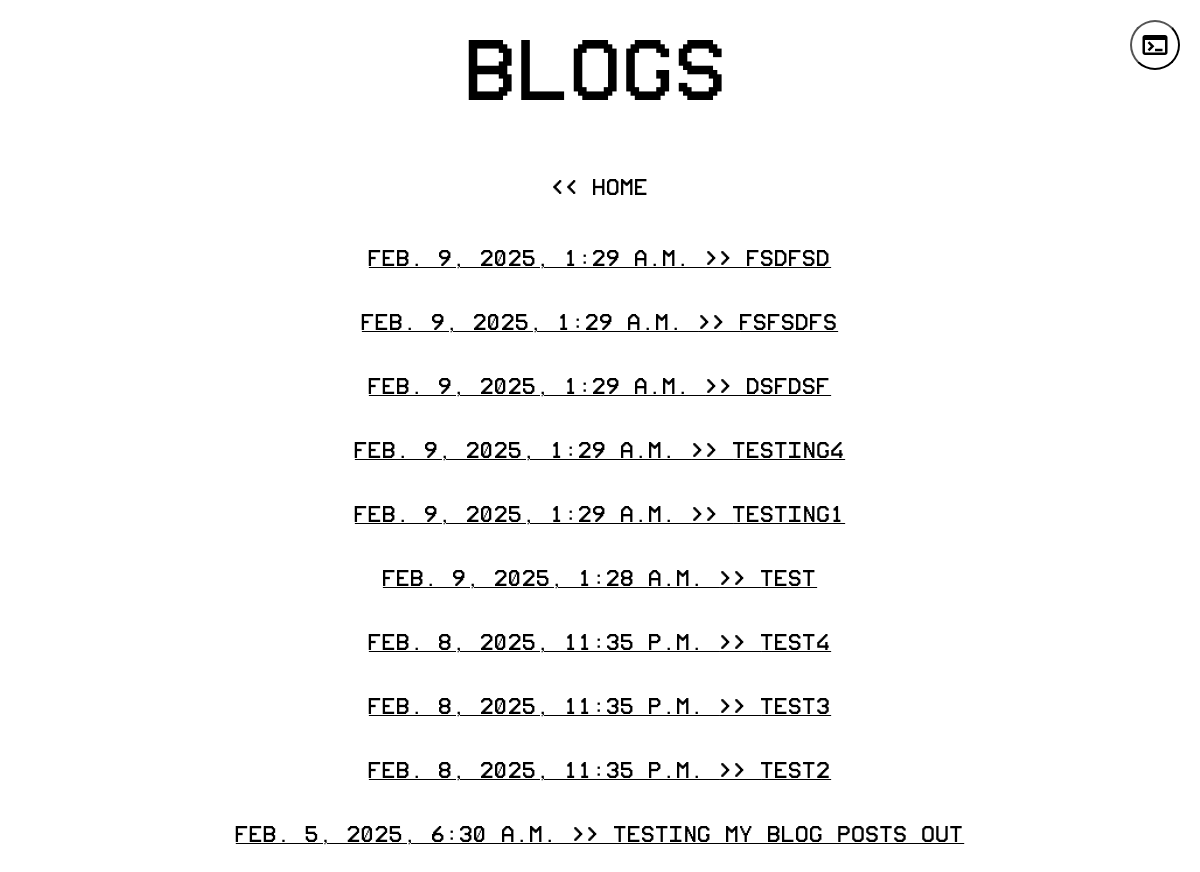
Screenshot of /blog/ with the database file from the repository.
### blog/models.py (models this page shows, shortened)
class Post(models.Model):
    title = models.CharField(max_length=250)
    slug = models.SlugField(unique=True)
    excerpt = models.CharField(max_length=250, default='SOME STRING')
    content = models.TextField()
    created_at = models.DateTimeField(auto_now_add=True)

### blog/views.py (the view)
# urls.py: path('blog/', blogs, name='blogs'),
def blogs(request):
    posts = Post.objects.all().order_by("-created_at")
    return render(request, "blog/blogs.html", {"posts": posts})

### blog/templates/blog/blogs.html (shortened to what this page needs)
{% load static %}
<!DOCTYPE html>
<html lang="en">
<head>
    <link rel="stylesheet" href="{% static 'blog/css/blog_page.css' %}">
</head>
<header>
  <h1>blogs</h1>
</header>
<nav id="homeNav">
  <ul class="navbar">
      <li><a href="{% url 'blog_list'%}"><< Home</a></li>
  </ul>
</nav>
<body>
  <button id="theme-switch">
  </button>
  <div id="blog-page-list">
      {% for post in posts %}
          <div>
              <a href="{% url 'blog_detail' post.slug %}">
                {{ post.created_at }} >>  {{ post.title }}
              </a>
          </div>
      {% endfor %}
  </div>
</body>
</html>

### blog/static/blog/css/blog_page.css (style rules this page uses)
h1 { text-align: center; font-size: 60px; font-family: UAV; }
nav { margin-top: 5px; padding-bottom: 30px; font-family: UAV; text-align: center; }
ul { list-style-type: none; padding: 0; margin: 0; padding-top: 30px; }
a:link { text-decoration: none; color: black; }
#blog-page-list { text-decoration: underline; font-family: UAV; line-height: 4em; }
#blog-page-list { text-align: center; font-family: UAV; }
:root { --base-color:white; --text-color: black; }
body { background-color: var(--base-color); color: var(--text-color); animation: grow 1s; }
#theme-switch { height: 50px; width: 50px; padding: 0; border-radius: 50%; background-color: var(--base-color); border-color: var(--text-color); display: flex; justify-content: center; align-items: center; position: fixed; top: 20px; right: 20px; }
#theme-switch svg { fill: var(--text-color); }

### rows the page displays
Post: created_at "Feb. 9, 2025, 1:29 a.m.", title "fsdfsd"
Post: created_at "Feb. 9, 2025, 1:29 a.m.", title "fsfsdfs"
Post: created_at "Feb. 9, 2025, 1:29 a.m.", title "dsfdsf"
Post: created_at "Feb. 9, 2025, 1:29 a.m.", title "testing4"
Post: created_at "Feb. 9, 2025, 1:29 a.m.", title "testing1"
Post: created_at "Feb. 9, 2025, 1:28 a.m.", title "test"
Post: created_at "Feb. 8, 2025, 11:35 p.m.", title "test4"
Post: created_at "Feb. 8, 2025, 11:35 p.m.", title "test3"
Post: created_at "Feb. 8, 2025, 11:35 p.m.", title "test2"
Post: created_at "Feb. 5, 2025, 6:30 a.m.", title "Testing my blog posts out"
